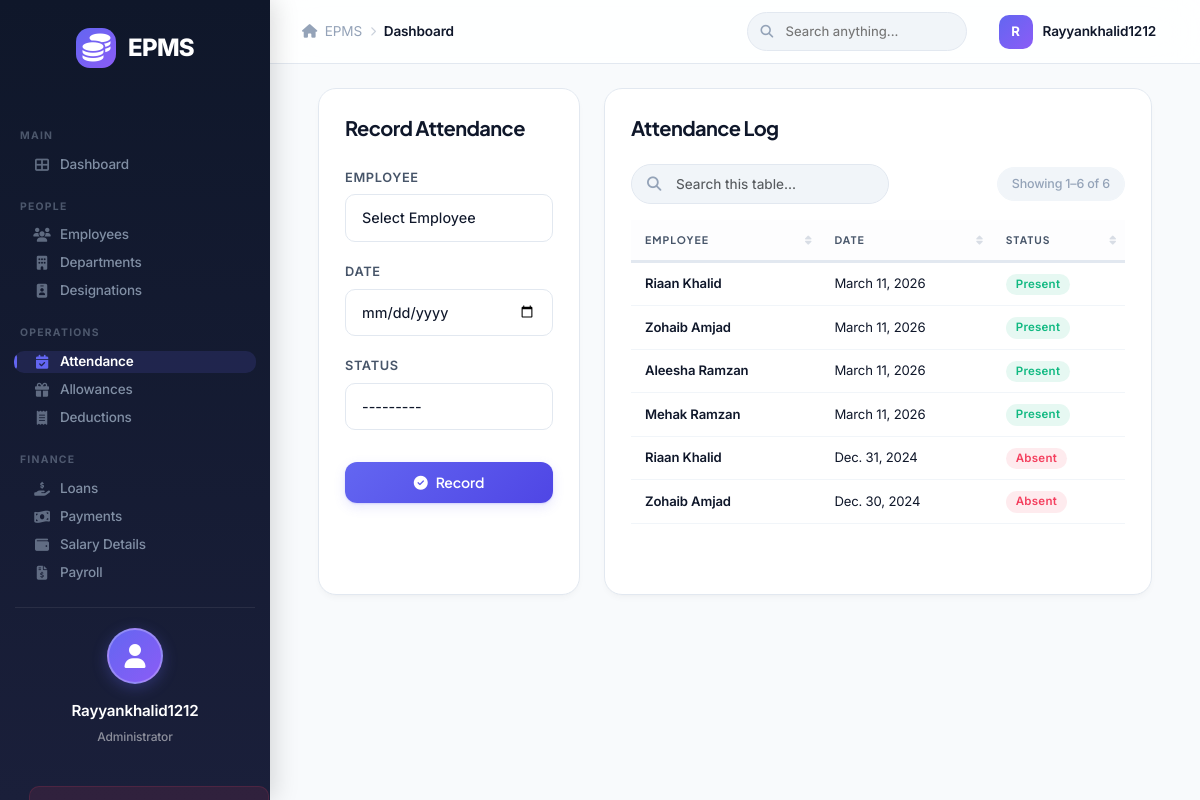
The page /attendance/ (signed in) on the database its author committed.
### core/models.py (models this page shows, shortened)
class User(AbstractUser):
    user_id = models.AutoField(primary_key=True)

class Employee(models.Model):
    STATUS_CHOICES = (
        ('Active', 'Active'),
        ('Inactive', 'Inactive'),
    )
    employee_id = models.AutoField(primary_key=True)
    first_name = models.CharField(max_length=100)
    last_name = models.CharField(max_length=100)
    email = models.EmailField(unique=True)
    phone = models.CharField(max_length=15)
    address = models.TextField()
    date_of_joining = models.DateField()
    department = models.ForeignKey(Department, on_delete=models.CASCADE)
    designation = models.ForeignKey(Designation, on_delete=models.CASCADE)
    user = models.OneToOneField(User, on_delete=models.CASCADE)
    status = models.CharField(max_length=10, choices=STATUS_CHOICES, default='Active')
    def __str__(self):
        return f"{self.first_name} {self.last_name}"

class Attendance(models.Model):
    STATUS_CHOICES = (
        ('Present', 'Present'),
        ('Absent', 'Absent'),
        ('Leave', 'Leave'),
    )
    attendance_id = models.AutoField(primary_key=True)
    employee = models.ForeignKey(Employee, on_delete=models.CASCADE)
    date = models.DateField()
    status = models.CharField(max_length=10, choices=STATUS_CHOICES)

### core/views.py (the view)
# urls.py: path('attendance/', views.attendance_list, name='attendance_list'),
@login_required
def attendance_list(request):
    attendance_records = Attendance.objects.all().order_by('-date')
    if request.method == 'POST':
        form = AttendanceForm(request.POST)
        if form.is_valid():
            form.save()
            messages.success(request, 'Attendance recorded.')
            return redirect('attendance_list')
    else:
        form = AttendanceForm()
    return render(request, 'core/attendance_list.html', {'attendance_records': attendance_records, 'form': form})

### core/forms.py (shortened to what this page needs)
class AttendanceForm(forms.ModelForm):
    def __init__(self, *args, **kwargs):
        super(AttendanceForm, self).__init__(*args, **kwargs)
        self.fields['employee'].empty_label = "Select Employee"
    class Meta:
        model = Attendance
        fields = ['employee', 'date', 'status']
        widgets = {
            'employee': forms.Select(attrs={'class': 'form-control'}),
            'date': forms.DateInput(attrs={'class': 'form-control', 'type': 'date'}),
            'status': forms.Select(attrs={'class': 'form-control'}),
        }

### templates/core/attendance_list.html (shortened to what this page needs)
{% extends 'core/base.html' %}
{% block content %}
<div class="row g-4">
    <div class="col-md-4">
        <div class="card-box h-100">
            <h5 class="mb-4">Record Attendance</h5>
            <form method="post">
                <div class="mb-3">
                    <label class="form-label">Employee</label>
                    {{ form.employee }}
                </div>
                <div class="mb-3">
                    <label class="form-label">Date</label>
                    {{ form.date }}
                </div>
                <div class="mb-3">
                    <label class="form-label">Status</label>
                    {{ form.status }}
                </div>
                <button type="submit" class="btn btn-primary w-100 mt-3"><i class="fas fa-check-circle"></i> Record</button>
            </form>
        </div>
    </div>
    <div class="col-md-8">
        <div class="card-box h-100">
            <h5 class="mb-4">Attendance Log</h5>
            <div class="table-responsive">
                <table class="table table-hover epms-datatable">
                <thead>
                    <tr>
                        <th>Employee</th>
                        <th>Date</th>
                        <th>Status</th>
                    </tr>
                </thead>
                <tbody>
                    {% for record in attendance_records %}
                    <tr>
                        <td>{{ record.employee }}</td>
                        <td>{{ record.date }}</td>
                        <td>
                            <span
                                class="badge {% if record.status == 'Present' %}bg-success{% elif record.status == 'Absent' %}bg-danger{% else %}bg-warning{% endif %}">
                                {{ record.status }}
                            </span>
                        </td>
                    </tr>
                    {% empty %}
                    <tr>
                        <td colspan="3">No records found.</td>
                    </tr>
                    {% endfor %}
                </tbody>
            </table>
            </div>
        </div>
    </div>
</div>
{% endblock %}

### templates/core/base.html (shortened to what this page needs)
{% load static %}
<!DOCTYPE html>
<html lang="en">
<head>
    <link href="https://cdn.jsdelivr.net/npm/bootstrap@5.3.0/dist/css/bootstrap.min.css" rel="stylesheet">
    <link href="https://cdnjs.cloudflare.com/ajax/libs/font-awesome/6.4.0/css/all.min.css" rel="stylesheet">
    <link rel="stylesheet" href="{% static 'css/style.css' %}?v=8">
</head>
<body>
    {% if user.is_authenticated %}
    <div class="sidebar">
        <div class="brand">
            <div class="brand-icon"><i class="fas fa-coins"></i></div>
            <span>EPMS</span>
        </div>
        {% if user.is_staff %}
        <div class="sidebar-section-label">Main</div>
        <a href="{% url 'dashboard' %}"
            class="{% if request.resolver_match.url_name == 'dashboard' %}active{% endif %}">
            <i class="fas fa-th-large me-2"></i> Dashboard
        </a>
        <div class="sidebar-section-label">People</div>
        <a href="{% url 'employee_list' %}"
            class="">
            <i class="fas fa-users me-2"></i> Employees
        </a>
        <a href="{% url 'department_list' %}"
            class="{% if 'department' in request.resolver_match.url_name %}active{% endif %}">
            <i class="fas fa-building me-2"></i> Departments
        </a>
        <a href="{% url 'designation_list' %}"
            class="{% if request.resolver_match.url_name == 'designation_list' %}active{% endif %}">
            <i class="fas fa-id-badge me-2"></i> Designations
        </a>
        <div class="sidebar-section-label">Operations</div>
        <a href="{% url 'attendance_list' %}"
            class="{% if request.resolver_match.url_name == 'attendance_list' %}active{% endif %}">
            <i class="fas fa-calendar-check me-2"></i> Attendance
        </a>
        <a href="{% url 'allowance_list' %}"
            class="{% if request.resolver_match.url_name == 'allowance_list' %}active{% endif %}">
            <i class="fas fa-gift me-2"></i> Allowances
        </a>
        <a href="{% url 'deduction_list' %}"
            class="{% if request.resolver_match.url_name == 'deduction_list' %}active{% endif %}">
            <i class="fas fa-receipt me-2"></i> Deductions
        </a>
        <div class="sidebar-section-label">Finance</div>
        <a href="{% url 'loan_list' %}"
            class="{% if 'loan_list' == request.resolver_match.url_name %}active{% endif %}">
            <i class="fas fa-hand-holding-usd me-2"></i> Loans
        </a>
        <a href="{% url 'loan_payment_list' %}"
            class="{% if request.resolver_match.url_name == 'loan_payment_list' %}active{% endif %}">
            <i class="fas fa-money-bill-wave me-2"></i> Payments
        </a>
        <a href="{% url 'salary_list' %}"
            class="{% if request.resolver_match.url_name == 'salary_list' %}active{% endif %}">
            <i class="fas fa-wallet me-2"></i> Salary Details
        </a>
        <a href="{% url 'payroll_list' %}"
            class="{% if request.resolver_match.url_name == 'payroll_list' or request.resolver_match.url_name == 'payroll_generate' or request.resolver_match.url_name == 'payroll_edit' %}active{% endif %}">
            <i class="fas fa-file-invoice-dollar me-2"></i> Payroll
        </a>
        {% endif %}
        <div class="sidebar-footer">
            <div class="user-profile-card">
                <div class="user-avatar">
                    <i class="fas fa-user"></i>
                </div>
                <div class="user-info">
                    <span class="user-name">{{ user.username|title }}</span>
                    <span class="user-role">{% if user.is_staff %}Administrator{% else %}Employee{% endif %}</span>
                </div>
            </div>
            <a href="{% url 'logout' %}" class="btn-sidebar-logout">
            </a>
        </div>
    </div>
    <div class="top-navbar">
        <div class="topbar-left">
            <div class="breadcrumb-nav">
                <span class="breadcrumb-item"><i class="fas fa-home me-1"></i> EPMS</span>
                <i class="fas fa-chevron-right breadcrumb-sep"></i>
                <span class="breadcrumb-item active">{% block breadcrumb %}Dashboard{% endblock %}</span>
            </div>
        </div>
        <div class="topbar-right">
            <div class="topbar-search">
                <input type="text" placeholder="Search anything..." id="globalSearch">
            </div>
            <div class="topbar-user">
                <div class="topbar-user-avatar">{{ user.username|first|upper }}</div>
                <span class="topbar-user-name">{{ user.username|title }}</span>
            </div>
        </div>
    </div>
    <div class="main-content">
        <div class="container-fluid page-content">
            {% block content %}{% endblock %}
        </div>
    </div>
    {% else %}
    <div class="login-page">
        {% block login_content %}{% endblock %}
    </div>
    {% endif %}
</body>
</html>

### rows shown on the page
User: username "Rayyankhalid1212", username|first "R"
Employee: employee "Select Employee"
Attendance: employee "Riaan Khalid", date "March 11, 2026", status "Present"
Attendance: employee "Zohaib Amjad", date "March 11, 2026", status "Present"
Attendance: employee "Aleesha Ramzan", date "March 11, 2026", status "Present"
Attendance: employee "Mehak Ramzan", date "March 11, 2026", status "Present"
Attendance: employee "Riaan Khalid", date "Dec. 31, 2024", status "Absent"
Attendance: employee "Zohaib Amjad", date "Dec. 30, 2024", status "Absent"
